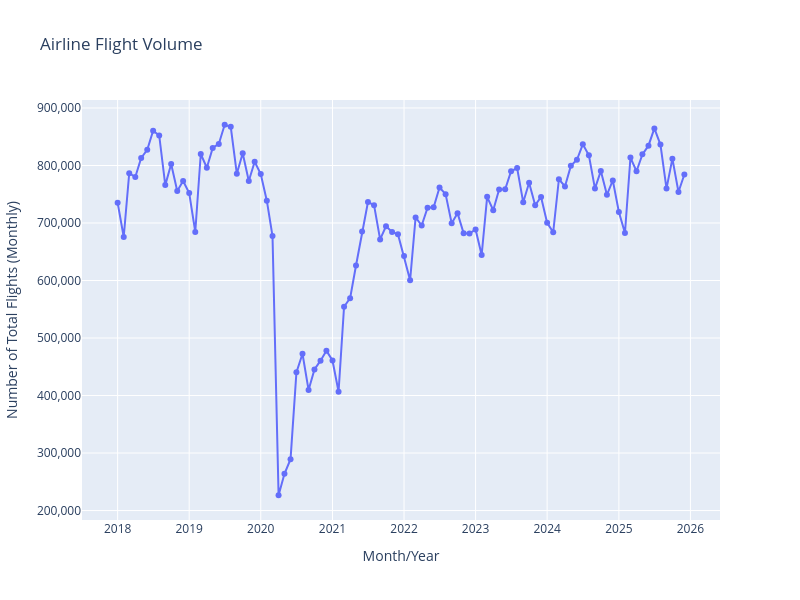

Notebook cell for this chart:
### Code cell
#fig = px.line(df_east_africa, x='year', y='gdpPercap', color='country',
#              title = 'GDP Per Capita Over Time in EA')

fig = px.line(departure, x='Period', y='Total', title='Airline Flight Volume', markers=True)
fig.update_layout(xaxis_title='Month/Year', yaxis_title='Number of Total Flights (Monthly)', 
                  width=800,  height=600, yaxis_tickformat=',.0f' )


fig.show()
